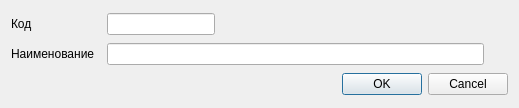
<?xml version="1.0" encoding="UTF-8"?>
<ui version="4.0">
 <class>Dialog</class>
 <widget class="QDialog" name="Dialog">
  <property name="geometry">
   <rect>
    <x>0</x>
    <y>0</y>
    <width>519</width>
    <height>108</height>
   </rect>
  </property>
  <property name="windowTitle">
   <string>Лекарственные формы</string>
  </property>
  <layout class="QGridLayout" name="gridLayout">
   <item row="1" column="0">
    <widget class="QLabel" name="label">
     <property name="text">
      <string>Код</string>
     </property>
    </widget>
   </item>
   <item row="3" column="0" colspan="7">
    <widget class="QDialogButtonBox" name="buttonBox">
     <property name="orientation">
      <enum>Qt::Horizontal</enum>
     </property>
     <property name="standardButtons">
      <set>QDialogButtonBox::Cancel|QDialogButtonBox::Ok</set>
     </property>
    </widget>
   </item>
   <item row="2" column="2">
    <widget class="QLineEdit" name="edtName"/>
   </item>
   <item row="2" column="0">
    <widget class="QLabel" name="label_2">
     <property name="text">
      <string>Наименование</string>
     </property>
    </widget>
   </item>
   <item row="1" column="2">
    <layout class="QHBoxLayout" name="horizontalLayout">
     <property name="rightMargin">
      <number>0</number>
     </property>
     <item>
      <widget class="QLineEdit" name="edtCode">
       <property name="sizePolicy">
        <sizepolicy hsizetype="Fixed" vsizetype="Fixed">
         <horstretch>0</horstretch>
         <verstretch>0</verstretch>
        </sizepolicy>
       </property>
       <property name="minimumSize">
        <size>
         <width>100</width>
         <height>0</height>
        </size>
       </property>
      </widget>
     </item>
     <item>
      <spacer name="horizontalSpacer">
       <property name="orientation">
        <enum>Qt::Horizontal</enum>
       </property>
       <property name="sizeHint" stdset="0">
        <size>
         <width>40</width>
         <height>20</height>
        </size>
       </property>
      </spacer>
     </item>
    </layout>
   </item>
  </layout>
 </widget>
 <tabstops>
  <tabstop>edtCode</tabstop>
  <tabstop>edtName</tabstop>
  <tabstop>buttonBox</tabstop>
 </tabstops>
 <resources/>
 <connections>
  <connection>
   <sender>buttonBox</sender>
   <signal>accepted()</signal>
   <receiver>Dialog</receiver>
   <slot>accept()</slot>
   <hints>
    <hint type="sourcelabel">
     <x>248</x>
     <y>254</y>
    </hint>
    <hint type="destinationlabel">
     <x>157</x>
     <y>274</y>
    </hint>
   </hints>
  </connection>
  <connection>
   <sender>buttonBox</sender>
   <signal>rejected()</signal>
   <receiver>Dialog</receiver>
   <slot>reject()</slot>
   <hints>
    <hint type="sourcelabel">
     <x>316</x>
     <y>260</y>
    </hint>
    <hint type="destinationlabel">
     <x>286</x>
     <y>274</y>
    </hint>
   </hints>
  </connection>
 </connections>
</ui>
